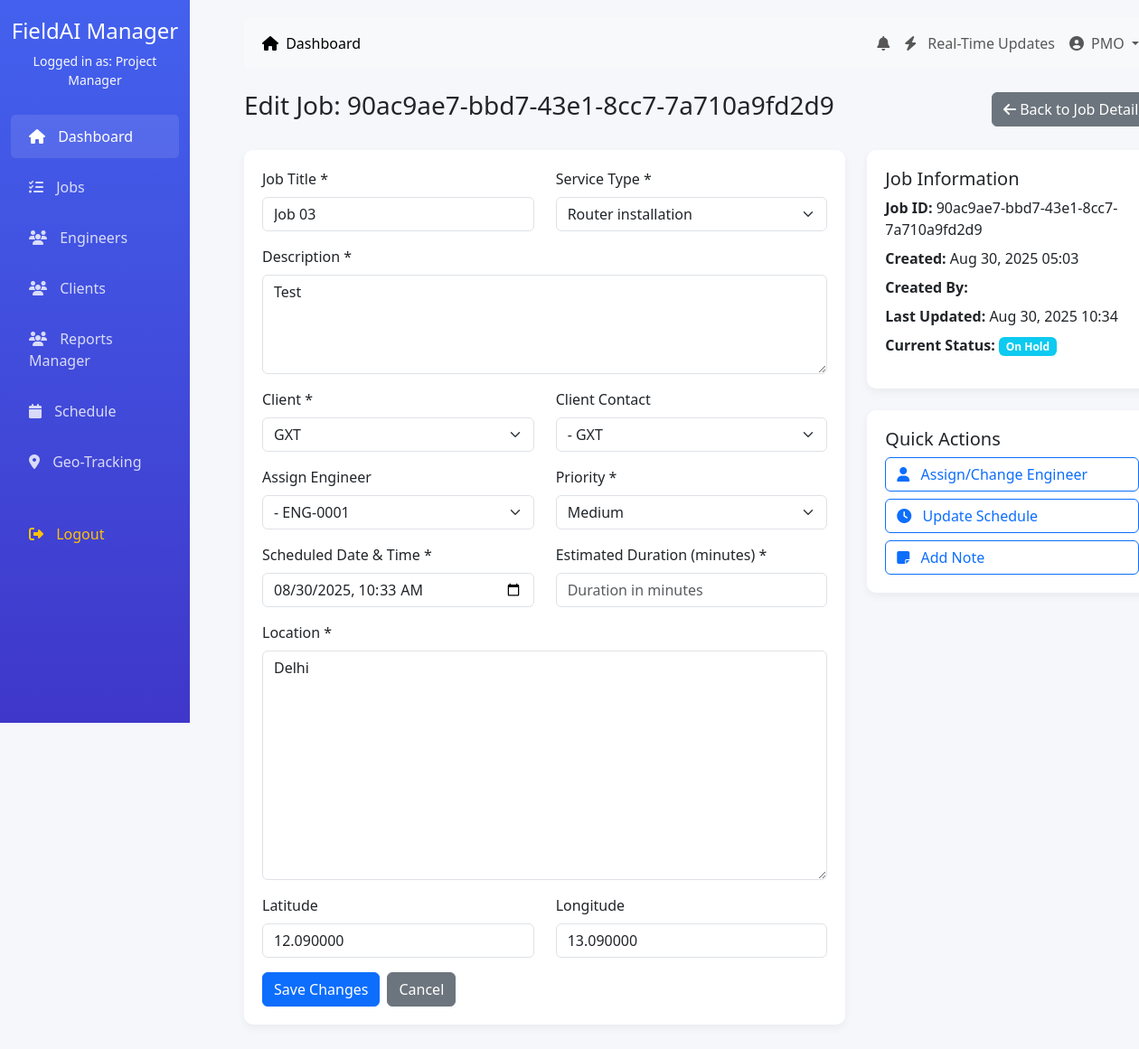
The app's page /dashboard/manager/jobs/3/edit/ (signed in) with its own data.
### accounts/models.py (models this page shows, shortened)
class CustomUser(AbstractUser):
    ROLE_CHOICES = (
        ('admin', 'Admin'),
        ('manager', 'Project Manager'),
        ('engineer', 'Field Engineer'),
        ('client', 'Client'),
        ('accounts', 'Accounts Team'),
    )
    role = models.CharField(max_length=20, choices=ROLE_CHOICES, default='engineer')
    phone = models.CharField(max_length=15, blank=True)
    address = models.TextField(blank=True)
    profile_picture = models.ImageField(upload_to='profiles/', blank=True)
    created_at = models.DateTimeField(auto_now=True)
    updated_at = models.DateTimeField(auto_now=True)

class Job(models.Model):
    JOB_STATUS = (
        ('pending', 'Pending'),
        ('assigned', 'Assigned'),
        ('in_progress', 'In Progress'),
        ('completed', 'Completed'),
        ('cancelled', 'Cancelled'),
        ('on_hold', 'On Hold'),
    )
    PRIORITY_LEVEL = (
        ('low', 'Low'),
        ('medium', 'Medium'),
        ('high', 'High'),
        ('urgent', 'Urgent'),
    )
    job_id = models.CharField(max_length=20, unique=True, default=uuid.uuid4)
    title = models.CharField(max_length=200)
    description = models.TextField()
    service_type = models.ForeignKey(ServiceType, on_delete=models.PROTECT)
    client = models.ForeignKey(ClientCompany, on_delete=models.CASCADE)
    client_contact = models.ForeignKey(ClientContact, on_delete=models.SET_NULL, null=True, blank=True)
    assigned_engineer = models.ForeignKey(EngineerProfile, on_delete=models.SET_NULL, null=True, blank=True, related_name='assigned_jobs')
    priority = models.CharField(max_length=10, choices=PRIORITY_LEVEL, default='medium')
    status = models.CharField(max_length=20, choices=JOB_STATUS, default='pending')
    scheduled_date = models.DateTimeField()
    estimated_duration = models.DurationField()  # in minutes
    actual_start_time = models.DateTimeField(null=True, blank=True)
    actual_end_time = models.DateTimeField(null=True, blank=True)
    location = models.TextField()
    latitude = models.DecimalField(max_digits=9, decimal_places=6, null=True, blank=True)
    longitude = models.DecimalField(max_digits=9, decimal_places=6, null=True, blank=True)
    created_by = models.ForeignKey(CustomUser, on_delete=models.SET_NULL, null=True, related_name='created_jobs')
    created_at = models.DateTimeField(auto_now_add=True)
    updated_at = models.DateTimeField(auto_now=True)
    last_updated = models.DateTimeField(auto_now=True)
    updated_by = models.ForeignKey(CustomUser, on_delete=models.SET_NULL, null=True, blank=True, related_name='updated_jobs')

### dashboard/views.py (the view)
# urls.py: path('manager/jobs/<int:job_id>/edit/', views.edit_job, name='edit_job'),
@login_required
def edit_job(request, job_id):
    if request.user.role != 'manager':
        messages.error(request, 'You do not have permission to access this page.')
        return redirect('dashboard:redirect_dashboard')
    job = get_object_or_404(Job, id=job_id)
    if request.method == 'POST':
        form = JobForm(request.POST, instance=job)
        if form.is_valid():
            form.save()
            messages.success(request, f'Job "{job.title}" has been updated successfully!')
            return redirect('dashboard:job_detail', job_id=job.id)
    else:
        form = JobForm(instance=job)
    context = {
        'form': form,
        'job': job,
        'edit_mode': True,
    }
    return render(request, 'dashboard/edit_job.html', context)

### dashboard/templates/dashboard/edit_job.html (shortened to what this page needs)
{% extends '../dashboard/base.html' %}
{% block content %}
<div class="d-flex justify-content-between align-items-center mb-4">
    <h3>Edit Job: {{ job.job_id }}</h3>
    <div>
        <a href="{% url 'dashboard:job_detail' job.id %}" class="btn btn-secondary">
            <i class="fas fa-arrow-left"></i> Back to Job Details
        </a>
    </div>
</div>
<div class="row">
    <div class="col-md-8">
        <div class="dashboard-card">
            <form method="POST">
                <div class="row mb-3">
                    <div class="col-md-6">
                        <label for="{{ form.title.id_for_label }}" class="form-label">Job Title *</label>
                        {{ form.title }}
                    </div>
                    <div class="col-md-6">
                        <label for="{{ form.service_type.id_for_label }}" class="form-label">Service Type *</label>
                        {{ form.service_type }}
                    </div>
                </div>
                <div class="mb-3">
                    <label for="{{ form.description.id_for_label }}" class="form-label">Description *</label>
                    {{ form.description }}
                </div>
                <div class="row mb-3">
                    <div class="col-md-6">
                        <label for="{{ form.client.id_for_label }}" class="form-label">Client *</label>
                        {{ form.client }}
                    </div>
                    <div class="col-md-6">
                        <label for="{{ form.client_contact.id_for_label }}" class="form-label">Client Contact</label>
                        {{ form.client_contact }}
                    </div>
                </div>
                <div class="row mb-3">
                    <div class="col-md-6">
                        <label for="{{ form.assigned_engineer.id_for_label }}" class="form-label">Assign Engineer</label>
                        {{ form.assigned_engineer }}
                    </div>
                    <div class="col-md-6">
                        <label for="{{ form.priority.id_for_label }}" class="form-label">Priority *</label>
                        {{ form.priority }}
                    </div>
                </div>
                <div class="row mb-3">
                    <div class="col-md-6">
                        <label for="{{ form.scheduled_date.id_for_label }}" class="form-label">Scheduled Date & Time *</label>
                        {{ form.scheduled_date }}
                    </div>
                    <div class="col-md-6">
                        <label for="{{ form.estimated_duration.id_for_label }}" class="form-label">Estimated Duration (minutes) *</label>
                        {{ form.estimated_duration }}
                    </div>
                </div>
                <div class="mb-3">
                    <label for="{{ form.location.id_for_label }}" class="form-label">Location *</label>
                    {{ form.location }}
                </div>
                <div class="row mb-3">
                    <div class="col-md-6">
                        <label for="{{ form.latitude.id_for_label }}" class="form-label">Latitude</label>
                        {{ form.latitude }}
                    </div>
                    <div class="col-md-6">
                        <label for="{{ form.longitude.id_for_label }}" class="form-label">Longitude</label>
                        {{ form.longitude }}
                    </div>
                </div>
                <div class="d-flex gap-2">
                    <button type="submit" class="btn btn-primary">Save Changes</button>
                    <a href="{% url 'dashboard:job_detail' job.id %}" class="btn btn-secondary">Cancel</a>
                </div>
            </form>
        </div>
    </div>
    <div class="col-md-4">
        <div class="dashboard-card">
            <h5>Job Information</h5>
            <ul class="list-unstyled">
                <li class="mb-2"><strong>Job ID:</strong> {{ job.job_id }}</li>
                <li class="mb-2"><strong>Created:</strong> {{ job.created_at|date:"M d, Y H:i" }}</li>
                <li class="mb-2"><strong>Created By:</strong> {{ job.created_by.get_full_name }}</li>
                <li class="mb-2"><strong>Last Updated:</strong> {{ job.updated_at|date:"M d, Y H:i" }}</li>
                <li class="mb-2">
                    <strong>Current Status:</strong>
                    <span class="badge bg-{% if job.status == 'completed' %}success{% elif job.status == 'in_progress' %}warning{% elif job.status == 'cancelled' %}danger{% else %}info{% endif %}">
                        {{ job.get_status_display }}
                    </span>
                </li>
            </ul>
        </div>
        <div class="dashboard-card mt-4">
            <h5>Quick Actions</h5>
            <div class="d-grid gap-2">
                <a href="{% url 'dashboard:assign_engineer' job.id %}" class="btn btn-outline-primary text-start">
                    <i class="fas fa-user me-2"></i> Assign/Change Engineer
                </a>
                <a href="{% url 'dashboard:update_schedule' job.id %}" class="btn btn-outline-primary text-start">
                    <i class="fas fa-clock me-2"></i> Update Schedule
                </a>
                <button type="button" class="btn btn-outline-primary text-start" data-bs-toggle="modal" data-bs-target="#addNoteModal">
                    <i class="fas fa-sticky-note me-2"></i> Add Note
                </button>
            </div>
        </div>
    </div>
</div>
{% endblock %}

### dashboard/templates/dashboard/base.html (shortened to what this page needs)
<!DOCTYPE html>
<html lang="en">
<head>
    <link href="https://cdn.jsdelivr.net/npm/bootstrap@5.3.0/dist/css/bootstrap.min.css" rel="stylesheet">
    <link rel="stylesheet" href="https://cdnjs.cloudflare.com/ajax/libs/font-awesome/6.4.0/css/all.min.css">
</head>
<body>
    <div class="container-fluid">
        <div class="row">
            <div class="col-md-2 sidebar d-none d-md-block">
                <div class="text-center mb-4">
                    <h4>FieldAI Manager</h4>
                    <p class="text-light small">Logged in as: {{ user.get_role_display }}</p>
                </div>
                <ul class="nav flex-column">
                    <li class="nav-item">
                        <a class="nav-link active" href="{% if user.role == 'admin' %}{% url 'dashboard:admin_dashboard' %}{% elif user.role == 'manager' %}{% url 'dashboard:manager_dashboard' %}{% elif user.role == 'engineer' %}{% url 'dashboard:engineer_dashboard' %}{% elif user.role == 'client' %}{% url 'dashboard:client_dashboard' %}{% elif user.role == 'accounts' %}{% url 'dashboard:accounts_dashboard' %}{% else %}#{% endif %}">
                            <i class="fas fa-home"></i> Dashboard
                        </a>
                    </li>
                    <li class="nav-item">
                        <a class="nav-link" href="{% if user.role == 'manager' %}{% url 'dashboard:manager_jobs' %}{% elif user.role == 'engineer' %}{% url 'dashboard:engineer_jobs' %}{% else %}#{% endif %}">
                            <i class="fas fa-tasks"></i> Jobs
                        </a>
                    </li>
                    {% if user.role == 'admin' or user.role == 'manager' %}
                    <li class="nav-item">
                        <a class="nav-link" href="{% url 'dashboard:manager_engineers' %}">
                            <i class="fas fa-users"></i> Engineers
                        </a>
                    </li>
                    <li class="nav-item">
                        <a class="nav-link" href="{% url 'dashboard:client_list' %}">
                            <i class="fas fa-users"></i> Clients
                        </a>
                    </li>
                    {% endif %}
                    {% if user.role == 'manager' %}
                    <li class="nav-item">
                        <a class="nav-link" href="{% url 'dashboard:manager_report' %}">
                            <i class="fas fa-users"></i> Reports Manager
                        </a>
                    </li>
                    {% endif %}
                    <li class="nav-item">
                        <a class="nav-link" href="#">
                            <i class="fas fa-calendar"></i> Schedule
                        </a>
                    </li>
                    <li class="nav-item">
                        <a class="nav-link" href="#">
                            <i class="fas fa-map-marker-alt"></i> Geo-Tracking
                        </a>
                    </li>
                    <li class="nav-item mt-4">
                        <a class="nav-link text-warning" href="{% url 'accounts:logout' %}">
                            <i class="fas fa-sign-out-alt"></i> Logout
                        </a>
                    </li>
                </ul>
            </div>
            <div class="col-md-10 main-content">
                <nav class="navbar navbar-expand-lg navbar-light bg-light mb-4 rounded">
                    <div class="container-fluid">
                        <div class="collapse navbar-collapse" id="navbarNav">
                            <ul class="navbar-nav me-auto">
                                <li class="nav-item">
                                    <a class="nav-link active" href="{% if user.role == 'admin' %}{% url 'dashboard:admin_dashboard' %}{% elif user.role == 'manager' %}{% url 'dashboard:manager_dashboard' %}{% elif user.role == 'engineer' %}{% url 'dashboard:engineer_dashboard' %}{% elif user.role == 'client' %}{% url 'dashboard:client_dashboard' %}{% elif user.role == 'accounts' %}{% url 'dashboard:accounts_dashboard' %}{% else %}#{% endif %}">
                                        <i class="fas fa-home me-1"></i> Dashboard
                                    </a>
                                </li>
                            </ul>
                            <ul class="navbar-nav">
                                {% if user.role == 'manager' or user.role == 'accounts' %}
                                <li class="nav-item">
                                    <a class="nav-link position-relative" href="{% if user.role == 'manager' %}{% url 'dashboard:manager_notifications' %}{% elif user.role == 'accounts' %}{% url 'dashboard:accounts_notifications' %}{% else %}#{% endif %}">
                                        <i class="fas fa-bell"></i>
                                    </a>
                                </li>
                                <li class="nav-item">
    <a class="nav-link" href="{% url 'dashboard:manager_real_time_updates_page' %}">
        <i class="fas fa-bolt me-2"></i> Real-Time Updates
    </a>
</li>
                                {% endif %}
                                <li class="nav-item dropdown">
                                    <a class="nav-link dropdown-toggle" href="#" id="navbarDropdown" role="button" data-bs-toggle="dropdown">
                                        <i class="fas fa-user-circle me-1"></i> {{ user.username }}
                                    </a>
                                </li>
                            </ul>
                        </div>
                    </div>
                </nav>
                {% block content %}
                {% endblock %}
            </div>
        </div>
    </div>
</body>
</html>

### records on screen
CustomUser: role "Project Manager", username "PMO"
Job: job_id "90ac9ae7-bbd7-43e1-8cc7-7a710a9fd2d9", title "Job 03", service_type "Router installation", description "Test", client "GXT", client_contact "- GXT", assigned_engineer "- ENG-0001", priority "Medium", scheduled_date "08/30/2025 10:33", location "Delhi", latitude "12.090000", longitude "13.090000", created_at "Aug 30, 2025 05:03", updated_at "Aug 30, 2025 10:34", status "On Hold"
